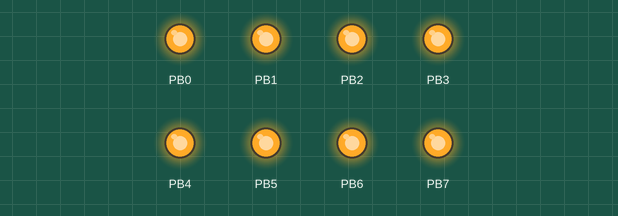
Simulated run of this program. Board: ATmega328P, built with avr-gcc and emulated at 20 MHz. On the bench: output pins drawn as LEDs (lit = HIGH).

Above: at 0.2 s.
At 1.7 s:
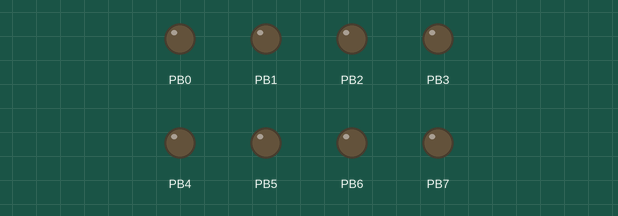
Timing chart, 0 to 3.0 s (numbered marks = the images above):
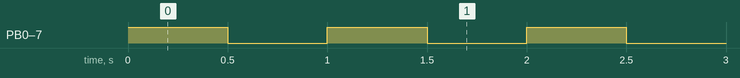

Measured:
- by itself, PB0–7: alternates HIGH for 0.50 s and LOW for 0.50 s

The program:

main.c
```c
/*
 * Blink.c
 *
 * Created: 10/3/2018 10:32:55 AM
 * Author : home
 */

#define F_CPU 20000000
#include <avr/io.h>
#include <util/delay.h>

int main(void)
{
	DDRB = 0xff;

    /* Replace with your application code */
    while (1)
    {
		PORTB = 0xff;
		_delay_ms(500);
		PORTB = 0;
		_delay_ms(500);
    }
}
```
